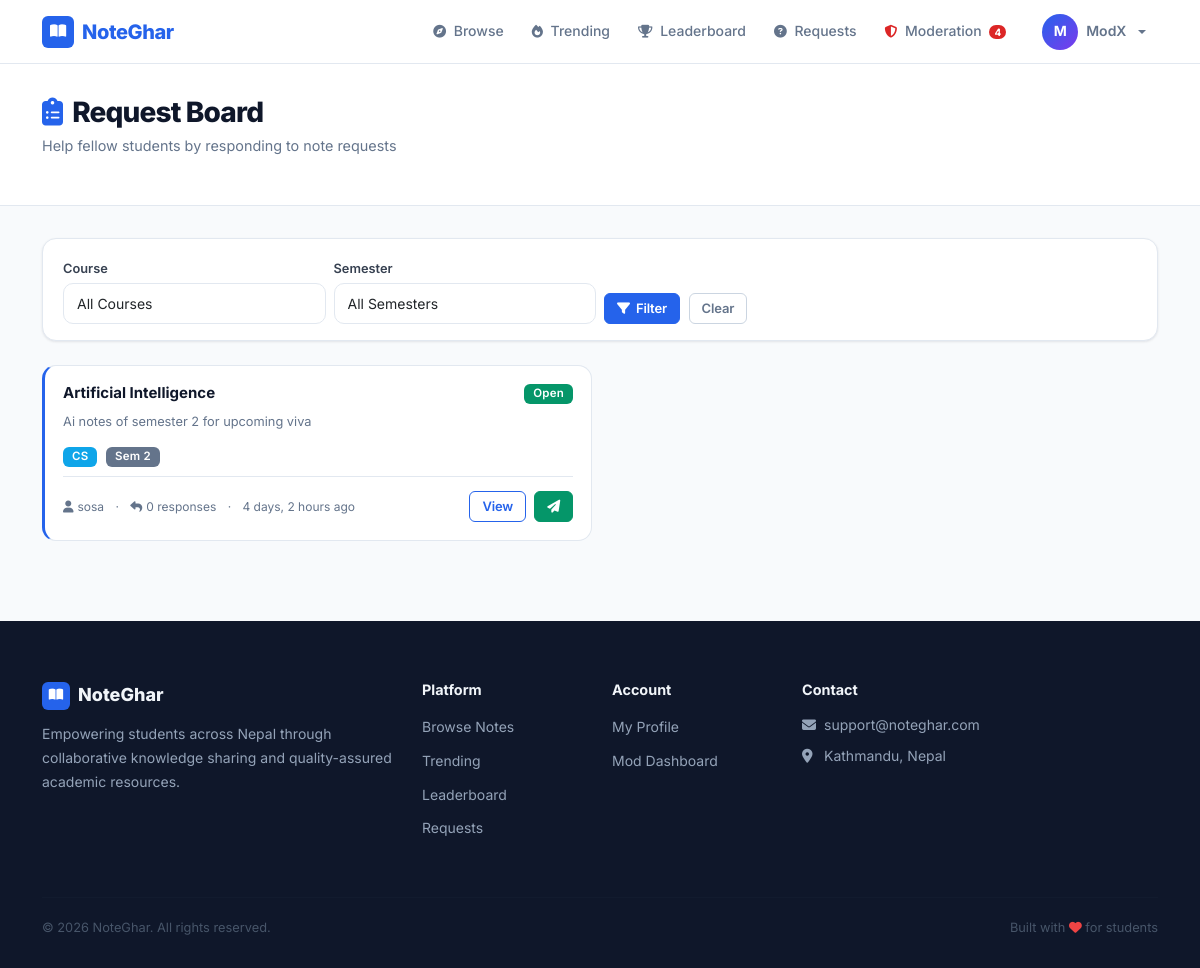
The app's page /notes/requests/ (signed in) with its own data.
### accounts/models.py (models this page shows, shortened)
class User(AbstractUser):
    ROLE_CHOICES = (
        ('student', 'Student'),
        ('moderator', 'Moderator'),
        ('admin', 'Admin'),
    )
    role = models.CharField(max_length=20, choices=ROLE_CHOICES, default='student')
    phone = models.CharField(max_length=15, blank=True, null=True)
    institution = models.ForeignKey(
        'notes.Institution',
        on_delete=models.SET_NULL,
        null=True,
        blank=True,
        related_name='users',
        help_text='User\'s affiliated institution'
    )
    profile_picture = models.ImageField(upload_to='profiles/', blank=True, null=True)
    bio = models.TextField(blank=True, null=True)
    is_verified = models.BooleanField(default=False)
    specialization_courses = models.ManyToManyField(
        'notes.Course',
        blank=True,
        related_name='specialized_moderators',
        help_text='Courses this moderator specializes in'
    )
    specialization_subjects = models.ManyToManyField(
        'notes.Subject',
        blank=True,
        related_name='specialized_moderators',
        help_text='Specific subjects within courses'
    )
    qualification_document = models.FileField(
        upload_to='qualifications/%Y/%m/',
        blank=True,
        null=True,
        help_text='Upload degree certificate, transcript, or other proof of qualification (PDF, JPG, PNG)'
    )
    qualification_verified = models.BooleanField(
        default=False,
        help_text='Admin has verified the qualification documents'
    )
    qualification_notes = models.TextField(
        blank=True,
        help_text='Admin notes about qualification verification'
    )
    created_at = models.DateTimeField(auto_now_add=True)
    updated_at = models.DateTimeField(auto_now=True)
    def is_admin_user(self):
        return self.role == 'admin' or self.is_superuser

### notes/models.py (models this page shows, shortened)
class NoteRequest(models.Model):
    STATUS_CHOICES = [
        ('open', 'Open'),
        ('fulfilled', 'Fulfilled'),
        ('expired', 'Expired'),
    ]
    requester = models.ForeignKey(settings.AUTH_USER_MODEL, on_delete=models.CASCADE, related_name='note_requests')
    course = models.ForeignKey('Course', on_delete=models.CASCADE)
    semester = models.ForeignKey('Semester', on_delete=models.CASCADE)
    subject = models.ForeignKey('Subject', on_delete=models.SET_NULL, null=True, blank=True)
    topic = models.CharField(max_length=200)
    description = models.TextField()
    status = models.CharField(max_length=20, choices=STATUS_CHOICES, default='open')
    created_at = models.DateTimeField(auto_now_add=True)
    expires_at = models.DateTimeField()
    fulfilled_by = models.ForeignKey(settings.AUTH_USER_MODEL, on_delete=models.SET_NULL, null=True, blank=True, related_name='fulfilled_requests')
    best_answer = models.ForeignKey('Note', on_delete=models.SET_NULL, null=True, blank=True, related_name='best_answer_for')
    class Meta:
        ordering = ['-created_at']
    def get_responses_count(self):
        return self.responses.count()

class Course(models.Model):
    name = models.CharField(max_length=200, unique=True)
    code = models.CharField(max_length=20, unique=True)
    description = models.TextField(blank=True)
    slug = models.SlugField(unique=True, blank=True)
    created_at = models.DateTimeField(auto_now_add=True)
    class Meta:
        ordering = ['name']

class Semester(models.Model):
    name = models.CharField(max_length=50)
    number = models.IntegerField(unique=True)
    class Meta:
        ordering = ['number']

### notes/views.py (the view)
# urls.py: path('requests/', views.request_board, name='request_board'),
def request_board(request):
    requests_list = NoteRequest.objects.filter(
        status='open',
        expires_at__gt=timezone.now()
    ).select_related('requester', 'course', 'semester', 'subject')
    course_id = request.GET.get('course')
    semester_id = request.GET.get('semester')
    if course_id:
        requests_list = requests_list.filter(course_id=course_id)
    if semester_id:
        requests_list = requests_list.filter(semester_id=semester_id)
    context = {
        'requests': requests_list,
        'courses': Course.objects.all(),
        'semesters': Semester.objects.all(),
    }
    return render(request, 'notes/request_board.html', context)

### notes/context_processors.py (called while the page is built)
def moderation_stats(request):
    if request.user.is_authenticated and (
        request.user.role in ['moderator', 'admin'] or request.user.is_superuser
    ):
        pending_notes = Note.objects.filter(status='pending').count()
        pending_reports = Report.objects.filter(status='pending').count()
        return {
            'pending_notes_count': pending_notes,
            'pending_reports_count': pending_reports,
            'total_pending': pending_notes + pending_reports,
        }
    return {}

### core/templates/notes/request_board.html (shortened to what this page needs)
{% extends 'base.html' %}
{% block content %}
<div class="page-header">
  <div class="container d-flex justify-content-between align-items-center flex-wrap gap-3">
    <div>
      <h1 class="page-title"><i class="fas fa-clipboard-list" style="color:var(--primary);margin-right:10px;"></i>Request Board</h1>
      <p class="page-subtitle">Help fellow students by responding to note requests</p>
    </div>
  </div>
</div>
<div class="container mb-5">
  <div class="card mb-4">
    <div class="card-body py-3">
      <form method="get" class="row g-2 align-items-end">
        <div class="col-md-3">
          <label class="form-label mb-1" style="font-size:.8rem;">Course</label>
          <select name="course" class="form-select form-select-sm">
            <option value="">All Courses</option>
          </select>
        </div>
        <div class="col-md-3">
          <label class="form-label mb-1" style="font-size:.8rem;">Semester</label>
          <select name="semester" class="form-select form-select-sm">
            <option value="">All Semesters</option>
          </select>
        </div>
        <div class="col-auto">
          <button type="submit" class="btn btn-primary btn-sm"><i class="fas fa-filter"></i> Filter</button>
          <a href="{% url 'notes:request_board' %}" class="btn btn-secondary btn-sm ms-1">Clear</a>
        </div>
      </form>
    </div>
  </div>
  {% if requests %}
  <div class="row g-3">
    {% for req in requests %}
    <div class="col-md-6">
      <div class="note-card" style="border-left:3px solid var(--primary);">
        <div class="d-flex justify-content-between align-items-start mb-2">
          <h6 style="font-weight:700;font-size:.9375rem;color:var(--dark);margin:0;">{{ req.topic }}</h6>
          <span class="badge bg-success" style="flex-shrink:0;">Open</span>
        </div>
        <p style="font-size:.8rem;color:var(--text-muted);margin-bottom:10px;">{{ req.description|truncatewords:20 }}</p>
        <div class="mb-2">
          <span class="badge bg-info me-1">{{ req.course.code }}</span>
          <span class="badge bg-secondary me-1">Sem {{ req.semester.number }}</span>
        </div>
        <div class="note-card-footer d-flex justify-content-between align-items-center">
          <div style="font-size:.75rem;color:var(--text-muted);">
            <i class="fas fa-user me-1"></i>{{ req.requester.username }}
            <span class="mx-2">·</span>
            <i class="fas fa-reply me-1"></i>{{ req.get_responses_count }} response{{ req.get_responses_count|pluralize }}
            <span class="mx-2">·</span>
            {{ req.created_at|timesince }} ago
          </div>
          <div class="d-flex gap-2">
            <a href="{% url 'notes:request_detail' req.pk %}" class="btn btn-outline-primary btn-sm">View</a>
            {% if user.is_authenticated and user != req.requester %}
            <a href="{% url 'notes:respond_to_request' req.pk %}" class="btn btn-success btn-sm"><i class="fas fa-paper-plane"></i></a>
            {% endif %}
          </div>
        </div>
      </div>
    </div>
    {% endfor %}
  </div>
  {% endif %}
</div>
{% endblock %}

### core/templates/base.html (shortened to what this page needs)
<!DOCTYPE html>
<html lang="en">
<head>
    <link href="https://cdn.jsdelivr.net/npm/bootstrap@5.3.0/dist/css/bootstrap.min.css" rel="stylesheet">
    <link rel="stylesheet" href="https://cdnjs.cloudflare.com/ajax/libs/font-awesome/6.4.0/css/all.min.css">
</head>
<body>
    <nav class="navbar navbar-expand-lg">
        <div class="container d-flex align-items-center">
            <a class="navbar-brand" href="{% url 'core:home' %}">
                <span class="brand-icon"><i class="fas fa-book-open"></i></span>
                NoteGhar
            </a>
            <div class="collapse navbar-collapse" id="navbarNav">
                <ul class="navbar-nav ms-auto align-items-lg-center gap-1">
                    <li class="nav-item">
                        <a class="nav-link" href="{% url 'notes:list' %}"><i class="fas fa-compass"></i> Browse</a>
                    </li>
                    <li class="nav-item">
                        <a class="nav-link" href="{% url 'notes:trending' %}"><i class="fas fa-fire"></i> Trending</a>
                    </li>
                    <li class="nav-item">
                        <a class="nav-link" href="{% url 'notes:leaderboard' %}"><i class="fas fa-trophy"></i> Leaderboard</a>
                    </li>
                    {% if user.is_authenticated %}
                        <li class="nav-item">
                            <a class="nav-link" href="{% url 'notes:request_board' %}"><i class="fas fa-question-circle"></i> Requests</a>
                        </li>
                        {% if user.role in 'moderator,admin' or user.is_superuser %}
                        <li class="nav-item">
                            <a class="nav-link" href="{% url 'moderation:dashboard' %}">
                                <i class="fas fa-shield-alt" style="color: var(--danger);"></i> Moderation
                                {% if total_pending %}
                                    <span class="navbar-pending-badge">{{ total_pending }}</span>
                                {% endif %}
                            </a>
                        </li>
                        {% endif %}
                        <li class="nav-item dropdown ms-lg-2">
                            <a class="nav-link dropdown-toggle d-flex align-items-center gap-2" href="#" id="userDropdown" role="button" data-bs-toggle="dropdown">
                                <span class="user-avatar" style="padding:0;overflow:hidden;">
                                    {% if user.profile_picture %}
                                        <img src="{{ user.profile_picture.url }}" alt="{{ user.username }}" style="width:36px;height:36px;object-fit:cover;border-radius:50%;">
                                    {% else %}
                                        {{ user.username|slice:":1"|upper }}
                                    {% endif %}
                                </span>
                                <span class="d-none d-lg-inline" style="font-size: 0.875rem; font-weight: 600;">{{ user.username }}</span>
                            </a>
                        </li>
                    {% endif %}
                </ul>
            </div>
        </div>
    </nav>
    {% block content %}{% endblock %}
    <footer>
        <div class="container">
            <div class="row g-4">
                <div class="col-lg-4">
                    <div class="brand-footer">
                        <span class="icon"><i class="fas fa-book-open"></i></span>
                        NoteGhar
                    </div>
                    <p style="font-size: 0.875rem; line-height: 1.7;">Empowering students across Nepal through collaborative knowledge sharing and quality-assured academic resources.</p>
                </div>
                <div class="col-sm-4 col-lg-2">
                    <h5>Platform</h5>
                    <ul class="list-unstyled" style="display: flex; flex-direction: column; gap: 8px;">
                        <li><a href="{% url 'notes:list' %}">Browse Notes</a></li>
                        <li><a href="{% url 'notes:trending' %}">Trending</a></li>
                        <li><a href="{% url 'notes:leaderboard' %}">Leaderboard</a></li>
                        <li><a href="{% url 'notes:request_board' %}">Requests</a></li>
                    </ul>
                </div>
                <div class="col-sm-4 col-lg-2">
                    <h5>Account</h5>
                    <ul class="list-unstyled" style="display: flex; flex-direction: column; gap: 8px;">
                        {% if user.is_authenticated %}
                        <li><a href="{% url 'accounts:profile' %}">My Profile</a></li>
                        {% if user.role == 'student' %}
                        <li><a href="{% url 'notes:my_notes' %}">My Notes</a></li>
                        <li><a href="{% url 'notes:my_bookmarks' %}">Bookmarks</a></li>
                        <li><a href="{% url 'accounts:signup_moderator' %}">Become a Moderator</a></li>
                        {% elif user.role == 'moderator' %}
                        <li><a href="{% url 'moderation:dashboard' %}">Mod Dashboard</a></li>
                        {% elif user.is_admin_user %}
                        <li><a href="{% url 'admin_dashboard' %}">Admin Dashboard</a></li>
                        {% endif %}
                        {% else %}
                        <li><a href="{% url 'accounts:signup_student' %}">Student Sign Up</a></li>
                        <li><a href="{% url 'accounts:signup_moderator' %}">Become a Moderator</a></li>
                        <li><a href="{% url 'accounts:student_login' %}">Log In</a></li>
                        {% endif %}
                    </ul>
                </div>
                <div class="col-sm-4 col-lg-4">
                    <h5>Contact</h5>
                    <div style="display: flex; flex-direction: column; gap: 8px; font-size: 0.875rem;">
                        <a href="mailto:notegharsupport@gmail.com"><i class="fas fa-envelope me-2" style="width: 14px;"></i>support@noteghar.com</a>
                        <span><i class="fas fa-map-marker-alt me-2" style="width: 14px;"></i>Kathmandu, Nepal</span>
                    </div>
                </div>
            </div>
            <hr>
            <div class="d-flex flex-wrap justify-content-between align-items-center footer-bottom">
                <span>&copy; 2026 NoteGhar. All rights reserved.</span>
                <span>Built with <i class="fas fa-heart" style="color: #EF4444;"></i> for students</span>
            </div>
        </div>
    </footer>
</body>
</html>

### records on screen
User: username "M", username "ModX"
NoteRequest: topic "Artificial Intelligence", description "Ai notes of semester 2 for upcoming viva", course.code "CS", semester.number "2", requester.username "sosa", get_responses_count "0", created_at "4 days, 2 hours"

### other values on screen
{{ total_pending }} "4"
